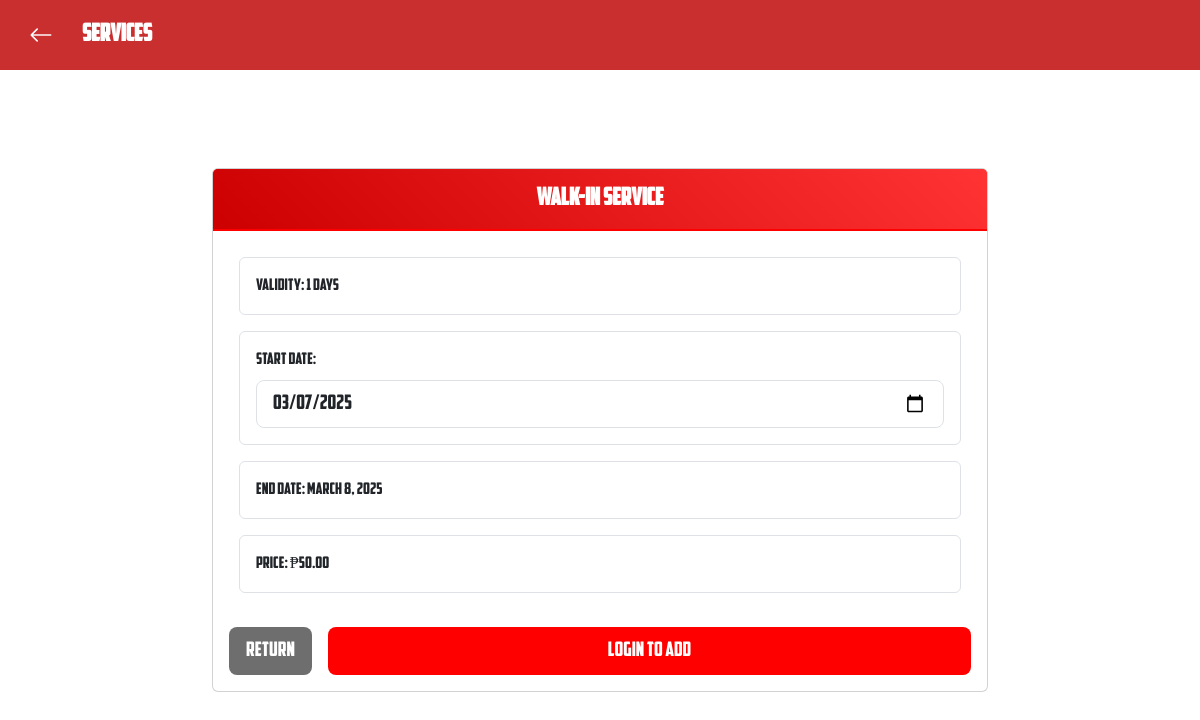
The app's page /website/services/avail_walkin.php, older data.
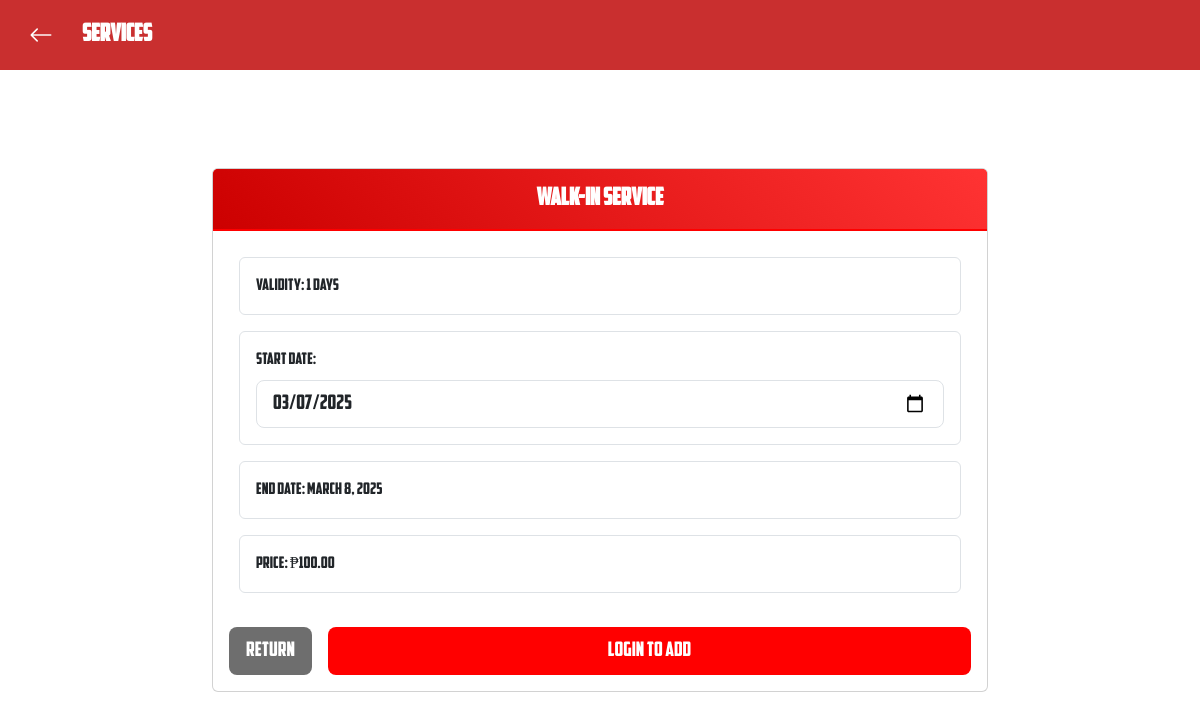
The same page, newer data.
### tables this page shows
CREATE TABLE `walk_in` (
  `id` int(11) NOT NULL,
  `price` decimal(10,2) NOT NULL,
  `duration` int(11) NOT NULL DEFAULT 1,
  `duration_type_id` int(11) NOT NULL DEFAULT 1,
  `updated_at` timestamp NOT NULL DEFAULT current_timestamp() ON UPDATE current_timestamp()
);

CREATE TABLE `duration_types` (
  `id` int(11) NOT NULL,
  `type_name` varchar(20) NOT NULL
);

### website/services/avail_walkin.php (the view, shortened to what this page needs)
<?php
try {
    $db = new Database();
    $conn = $db->connect();
    $sql = "SELECT w.*, dt.type_name as duration_type
            FROM walk_in w
            JOIN duration_types dt ON w.duration_type_id = dt.id
            WHERE w.id = 1";
    $stmt = $conn->prepare($sql);
    $stmt->execute();
    $walkin = $stmt->fetch();
    $price = $walkin['price'];
    $duration = $walkin['duration'];
    $duration_type = $walkin['duration_type'];
} catch (Exception $e) {
    $_SESSION['error'] = $e->getMessage();
    header('location: ../services.php');
    exit;
}
$start_date = date('Y-m-d');
?>
<link rel="stylesheet" href="https://cdn.jsdelivr.net/npm/bootstrap@5.3.2/dist/css/bootstrap.min.css">
<link rel="stylesheet" href="https://cdn.jsdelivr.net/npm/bootstrap-icons@1.11.1/font/bootstrap-icons.css">
<link rel="stylesheet" href="service.css">
<div class="avail-walkin-page">
    <div class="container-fluid p-0">
        <div class="bg-custom-red text-white p-3 d-flex align-items-center">
            <button class="btn text-white me-3" onclick="window.location.href='../services.php'">
                <i class="bi bi-arrow-left fs-4"></i>
            </button>
            <h1 class="mb-0 fs-4 fw-bold">SERVICES</h1>
        </div>
        <div class="container-fluid">
    <div class="row flex-grow-1 overflow-auto">
        <div class="col-12 col-lg-8 mx-auto py-3 main-container">
            <div class="card main-content" style="width: 100%;">
                <div class="card-header py-3">
                    <h2 class="h4 fw-bold mb-0 text-center">Walk-in Service</h2>
                </div>
                <div class="card-body p-3">
                    <section class="scrollable-section">
                        <div class="row g-3">
                            <div class="col-12">
                                <div class="border rounded p-3">
                                    <p class="mb-0">Validity: <?= $duration ?> <?= strtolower($duration_type) ?></p>
                                </div>
                            </div>
                            <div class="col-12">
                                <div class="border rounded p-3">
                                    <div class="form-group">
                                        <label for="start_date" class="form-label">Start Date:</label>
                                        <input type="date"
                                            class="form-control form-control-lg"
                                            id="start_date"
                                            name="date"
                                            min="<?= date('Y-m-d') ?>"
                                            value="<?= $start_date ?>"
                                            required
                                            onchange="updateEndDate(this.value)">
                                    </div>
                                </div>
                            </div>
                            <div class="col-12">
                                <div class="border rounded p-3">
                                    <p class="mb-0">End Date: <span id="end_date">Select start date</span></p>
                                </div>
                            </div>
                            <div class="col-12">
                                <div class="border rounded p-3">
                                    <p class="mb-0">Price: ₱<?= number_format($price, 2) ?></p>
                                </div>
                            </div>
                        </div>
                    </section>
                    <div class="d-grid gap-3 d-md-flex justify-content-md-between mt-4">
                        <a href="../services.php" class="btn return-btn btn-lg flex-fill">Return</a>
                        <?php if (isset($_SESSION['user_id'])): ?>
                            <form method="POST" class="flex-fill" onsubmit="return validateForm(event)">
                                <input type="hidden" name="walkin_id" value="1">
                                <input type="hidden" name="date" id="hidden_start_date">
                                <button type="submit" class="btn btn-lg w-100 add-cart" style="height: 48px!;">Add to Cart</button>
                            </form>
                        <?php else: ?>
                            <a href="../../login/login.php" class="btn btn-custom-red btn-lg w-100">Login to Add</a>
                        <?php endif; ?>
                    </div>
                </div>
            </div>
        </div>
    </div>
</div>
<link rel="stylesheet" href="https://cdn.jsdelivr.net/npm/bootstrap-icons@1.7.2/font/bootstrap-icons.css">

Row changes from the older to the newer data that the page shows:
changed walk_in "days": price "50.00" → "100.00"
